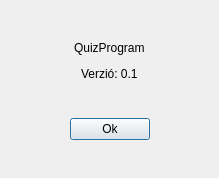
<?xml version="1.0" encoding="UTF-8"?>
<ui version="4.0">
 <class>Info</class>
 <widget class="QDialog" name="Info">
  <property name="geometry">
   <rect>
    <x>0</x>
    <y>0</y>
    <width>219</width>
    <height>178</height>
   </rect>
  </property>
  <property name="windowTitle">
   <string>Dialog</string>
  </property>
  <layout class="QVBoxLayout" name="verticalLayout">
   <item>
    <spacer name="verticalSpacer_3">
     <property name="orientation">
      <enum>Qt::Vertical</enum>
     </property>
     <property name="sizeHint" stdset="0">
      <size>
       <width>20</width>
       <height>20</height>
      </size>
     </property>
    </spacer>
   </item>
   <item>
    <layout class="QHBoxLayout" name="horizontalLayout">
     <item>
      <spacer name="horizontalSpacer">
       <property name="orientation">
        <enum>Qt::Horizontal</enum>
       </property>
       <property name="sizeHint" stdset="0">
        <size>
         <width>40</width>
         <height>20</height>
        </size>
       </property>
      </spacer>
     </item>
     <item>
      <widget class="QLabel" name="label">
       <property name="text">
        <string>QuizProgram</string>
       </property>
      </widget>
     </item>
     <item>
      <spacer name="horizontalSpacer_2">
       <property name="orientation">
        <enum>Qt::Horizontal</enum>
       </property>
       <property name="sizeHint" stdset="0">
        <size>
         <width>40</width>
         <height>20</height>
        </size>
       </property>
      </spacer>
     </item>
    </layout>
   </item>
   <item>
    <layout class="QHBoxLayout" name="horizontalLayout_2">
     <item>
      <spacer name="horizontalSpacer_3">
       <property name="orientation">
        <enum>Qt::Horizontal</enum>
       </property>
       <property name="sizeHint" stdset="0">
        <size>
         <width>40</width>
         <height>20</height>
        </size>
       </property>
      </spacer>
     </item>
     <item>
      <widget class="QLabel" name="label_2">
       <property name="text">
        <string>Verzió: 0.1</string>
       </property>
      </widget>
     </item>
     <item>
      <spacer name="horizontalSpacer_4">
       <property name="orientation">
        <enum>Qt::Horizontal</enum>
       </property>
       <property name="sizeHint" stdset="0">
        <size>
         <width>40</width>
         <height>20</height>
        </size>
       </property>
      </spacer>
     </item>
    </layout>
   </item>
   <item>
    <spacer name="verticalSpacer_2">
     <property name="orientation">
      <enum>Qt::Vertical</enum>
     </property>
     <property name="sizeHint" stdset="0">
      <size>
       <width>20</width>
       <height>12</height>
      </size>
     </property>
    </spacer>
   </item>
   <item>
    <layout class="QHBoxLayout" name="horizontalLayout_3">
     <item>
      <spacer name="horizontalSpacer_5">
       <property name="orientation">
        <enum>Qt::Horizontal</enum>
       </property>
       <property name="sizeHint" stdset="0">
        <size>
         <width>40</width>
         <height>20</height>
        </size>
       </property>
      </spacer>
     </item>
     <item>
      <widget class="QPushButton" name="pushButton">
       <property name="text">
        <string>Ok</string>
       </property>
      </widget>
     </item>
     <item>
      <spacer name="horizontalSpacer_6">
       <property name="orientation">
        <enum>Qt::Horizontal</enum>
       </property>
       <property name="sizeHint" stdset="0">
        <size>
         <width>40</width>
         <height>20</height>
        </size>
       </property>
      </spacer>
     </item>
    </layout>
   </item>
   <item>
    <spacer name="verticalSpacer">
     <property name="orientation">
      <enum>Qt::Vertical</enum>
     </property>
     <property name="sizeHint" stdset="0">
      <size>
       <width>20</width>
       <height>20</height>
      </size>
     </property>
    </spacer>
   </item>
  </layout>
 </widget>
 <resources/>
 <connections/>
</ui>
